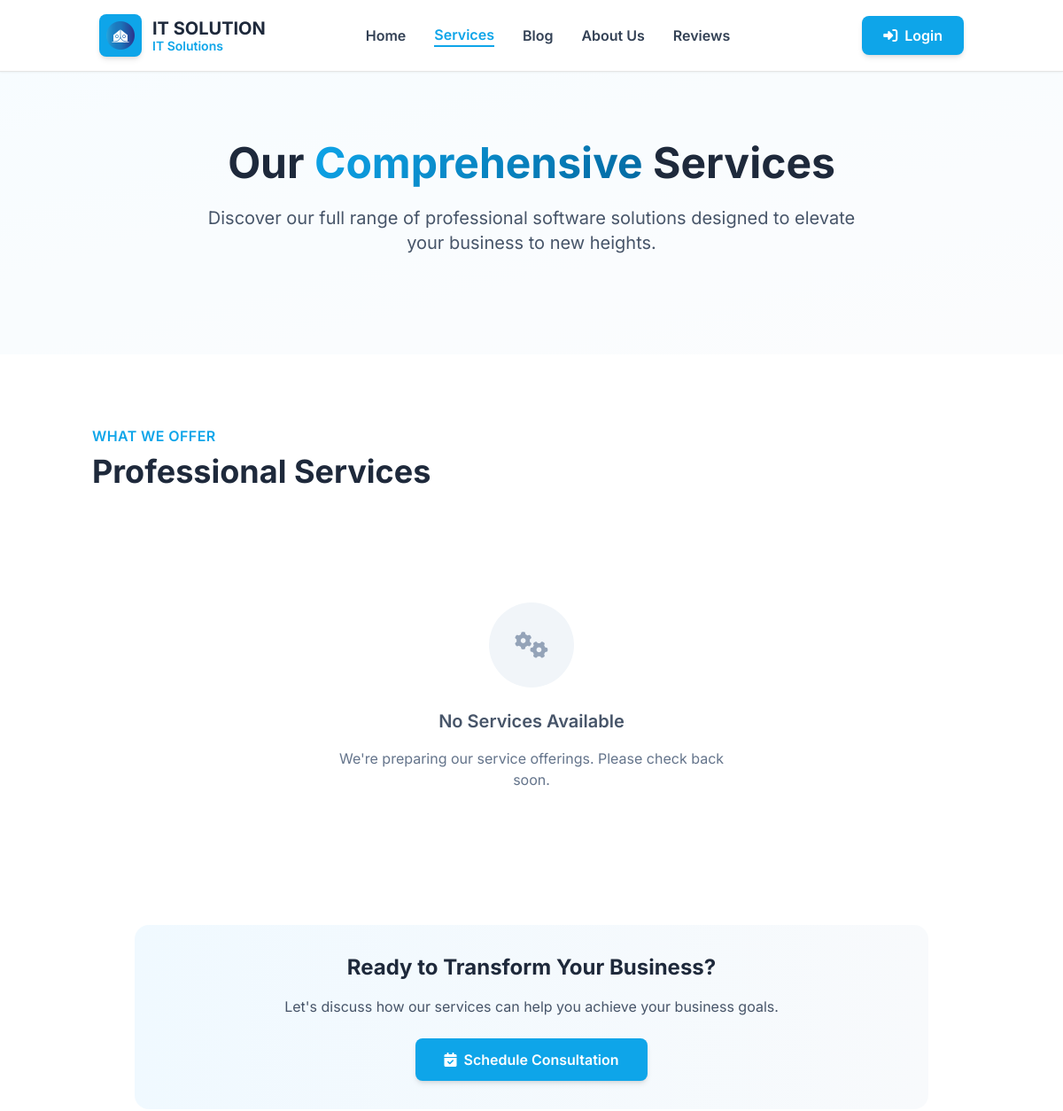
/services/ (upper part), run on an earlier commit of the app's database.
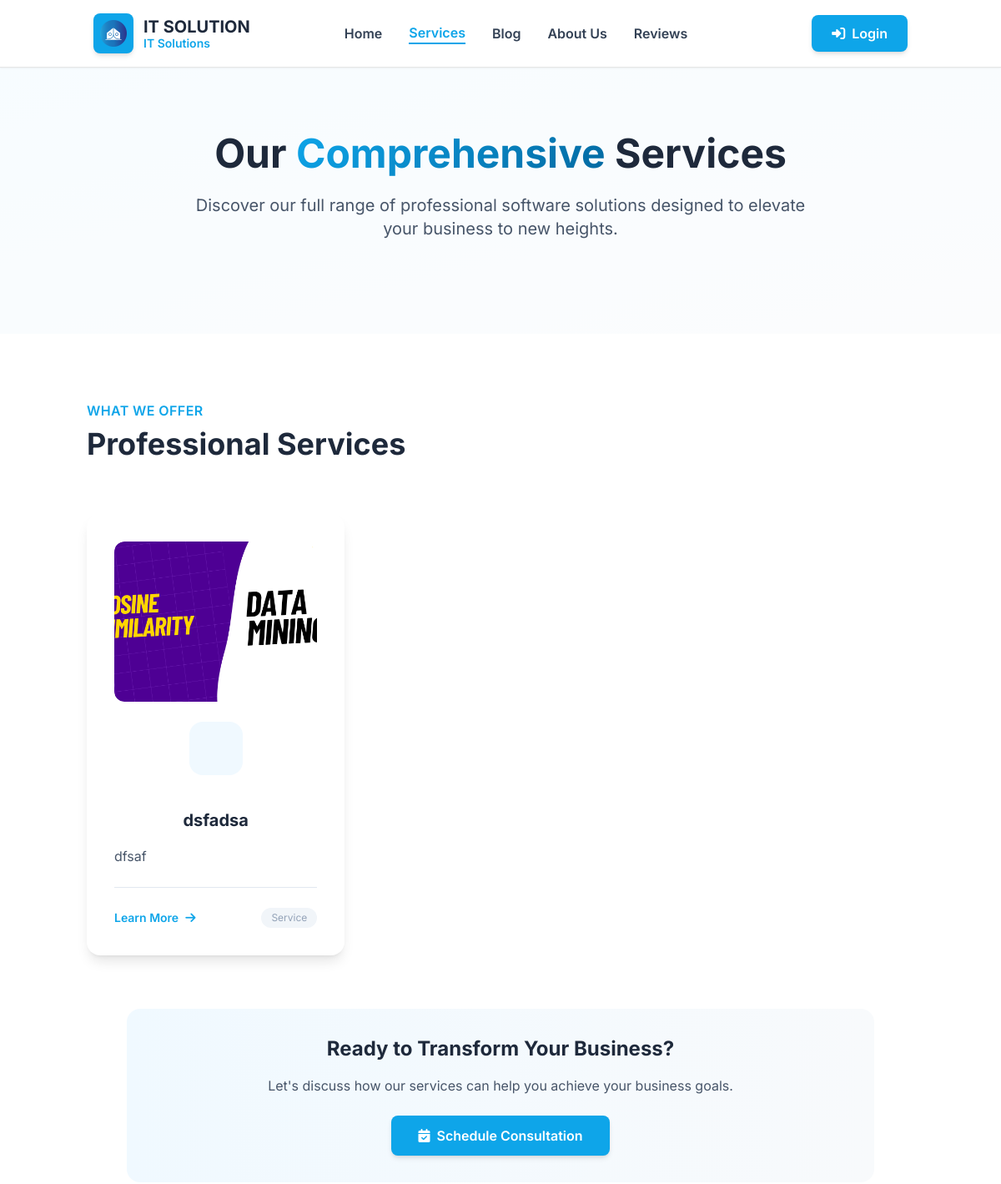
And on a later commit of the database.
### protfolio/models.py (models this page shows, shortened)
class Service(models.Model):
    title = models.CharField(max_length=100)
    description = models.TextField()
    icon_class = models.CharField(max_length=50, help_text="Font Awesome class, e.g., 'fas fa-laptop-code'")
    image = models.ImageField(upload_to='service_images/', blank=True, null=True, help_text="Optional image for the service")

### protfolio/views.py (the view)
# urls.py: path('services/', views.services_page, name='services'),
def services_page(request):
    services = Service.objects.all()
    return render(request, 'services.html', {'services': services})

### templates/services.html (shortened to what the changed rows need)
{% load static %}
<!DOCTYPE html>
<html lang="en">
<head>
    <script src="https://cdn.tailwindcss.com/3.4.3"></script>
    <link rel="stylesheet" href="https://cdnjs.cloudflare.com/ajax/libs/font-awesome/6.4.0/css/all.min.css">
    <link href="https://unpkg.com/aos@2.3.1/dist/aos.css" rel="stylesheet">
</head>
<body class="bg-white dark:bg-accent-900 text-accent-800 dark:text-accent-100 font-sans transition-colors duration-300">
    <main class="pt-20">
        <section class="relative py-20 bg-gradient-to-br from-primary-50 to-accent-50 dark:from-accent-800 dark:to-accent-900 overflow-hidden">
            <div class="relative container mx-auto px-4 text-center">
                <h1 class="text-4xl md:text-5xl font-bold mb-6 text-accent-800 dark:text-white" data-aos="fade-up">
                    Our <span class="gradient-text">Comprehensive</span> Services
                </h1>
            </div>
        </section>
        <section class="py-20 bg-white dark:bg-accent-900 overflow-hidden">
            <div class="container mx-auto px-4">
                <div class="flex flex-col md:flex-row justify-between items-center mb-16" data-aos="fade-up">
                    <div class="text-center md:text-left mb-6 md:mb-0">
                        <h2 class="text-3xl md:text-4xl font-bold mt-2 text-accent-800 dark:text-white">Professional Services</h2>
                    </div>
                </div>
                <div class="grid md:grid-cols-2 lg:grid-cols-3 gap-8">
                    {% for service in services %}
                    <div class="service-card bg-white dark:bg-accent-800 p-8 rounded-2xl shadow-lg flex flex-col relative group"
                         data-aos="fade-up" data-aos-delay="{{ forloop.counter0|add:1 }}00">
                        {% if service.image %}
                        <div class="mb-6 overflow-hidden rounded-xl">
                            <img src="{{ service.image.url }}" alt="{{ service.title }}"
                                 class="w-full h-48 object-cover rounded-xl transition-transform duration-300 group-hover:scale-105">
                        </div>
                        {% endif %}
                        <div class="text-center mb-6">
                           {% if service.icon_class %}
                           <div class="inline-flex items-center justify-center w-16 h-16 bg-primary-50 dark:bg-primary-900/30 text-primary-500 rounded-2xl mb-4">
                            </div>
                           {% endif %}
                        </div>
                        <h3 class="text-xl font-bold mb-4 text-accent-800 dark:text-white text-center group-hover:text-primary-500 transition-colors">
                            {{ service.title }}
                        </h3>
                        <p class="text-accent-600 dark:text-accent-300 flex-grow leading-relaxed">
                            {{ service.description }}
                        </p>
                        <div class="mt-6 pt-6 border-t border-accent-200 dark:border-accent-700 flex justify-between items-center">
                            <a href="#" class="text-primary-500 hover:text-primary-600 font-semibold text-sm flex items-center group/link">
                                Learn More
                                <i class="fas fa-arrow-right ml-2 group-hover/link:translate-x-1 transition-transform"></i>
                            </a>
                            <span class="text-xs text-accent-400 dark:text-accent-500 bg-accent-100 dark:bg-accent-700 px-3 py-1 rounded-full">
                                Service
                            </span>
                        </div>
                    </div>
                    {% empty %}
                    <div class="col-span-3 text-center py-16" data-aos="fade-in">
                        <div class="max-w-md mx-auto">
                            <div class="w-24 h-24 bg-accent-100 dark:bg-accent-800 rounded-full flex items-center justify-center mx-auto mb-6">
                                <i class="fas fa-cogs text-3xl text-accent-400 dark:text-accent-500"></i>
                            </div>
                            <h3 class="text-xl font-semibold text-accent-600 dark:text-accent-400 mb-4">No Services Available</h3>
                            <p class="text-accent-500 dark:text-accent-500 mb-6">We're preparing our service offerings. Please check back soon.</p>
                        </div>
                    </div>
                    {% endfor %}
                </div>
            </div>
        </section>
    </main>
</body>
</html>

What changed in the data, as far as the page shows it:
added Service: image (picture), title "dsfadsa", description "dfsaf"
Also different on the page:
text no longer shown: "No Services Available We're preparing our service offerings. Please check back soon."
